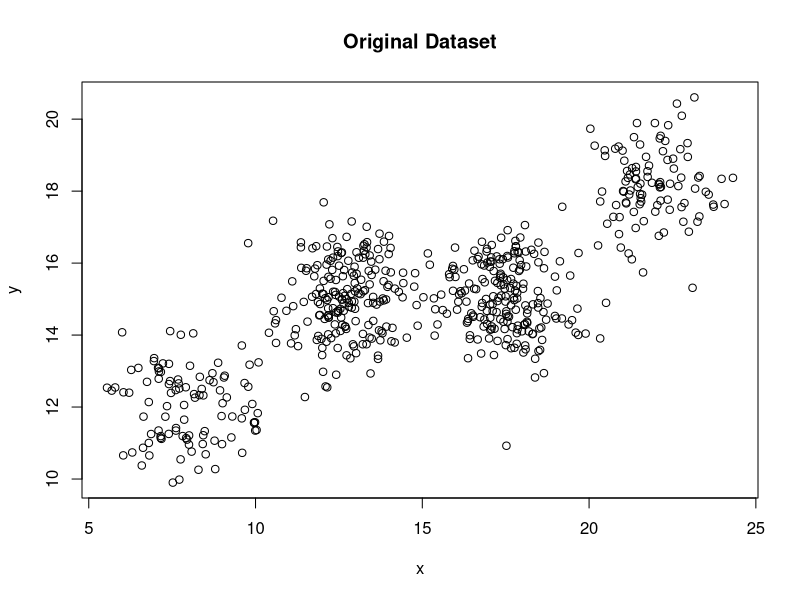
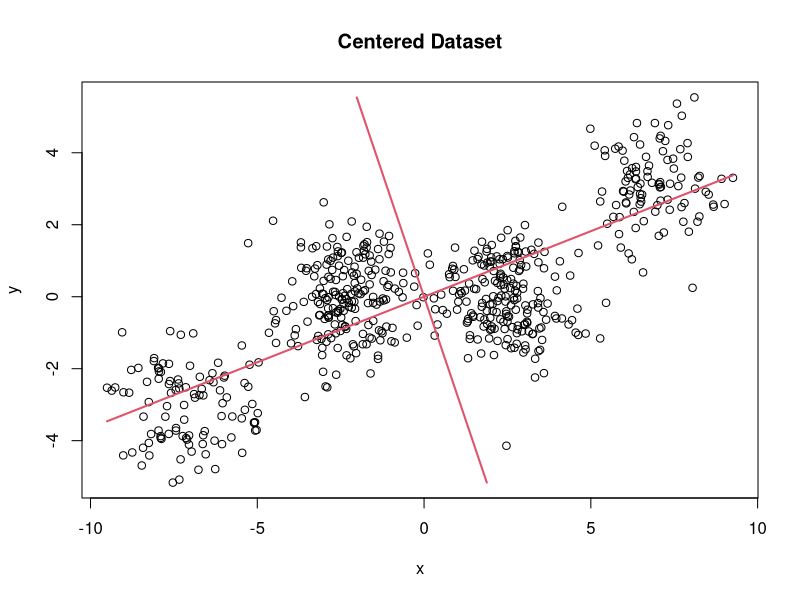
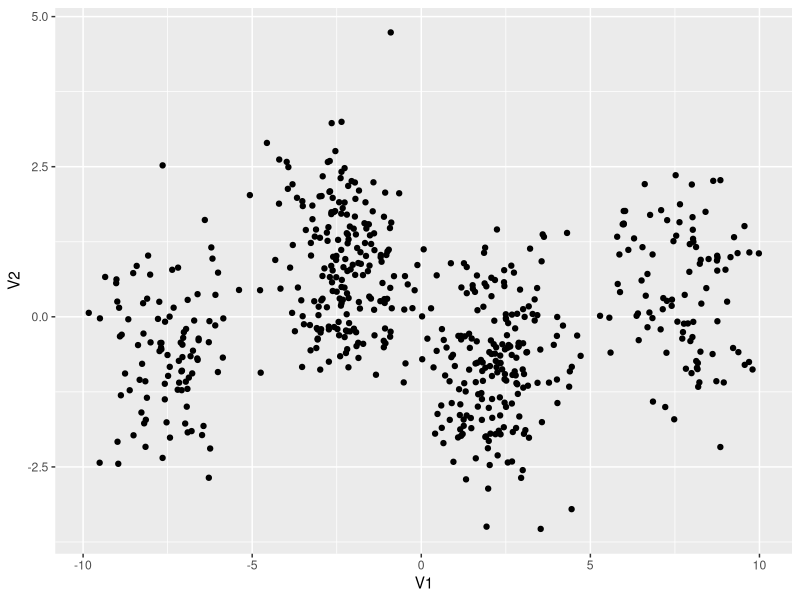
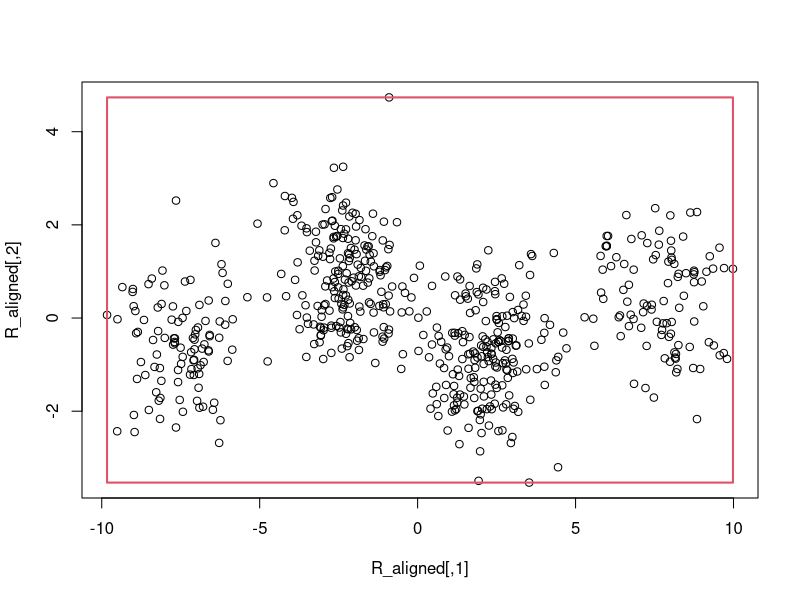
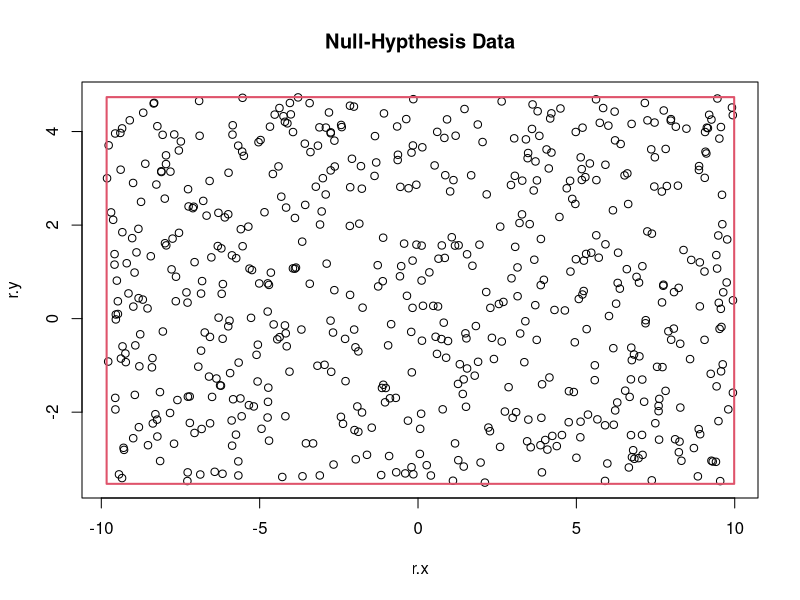
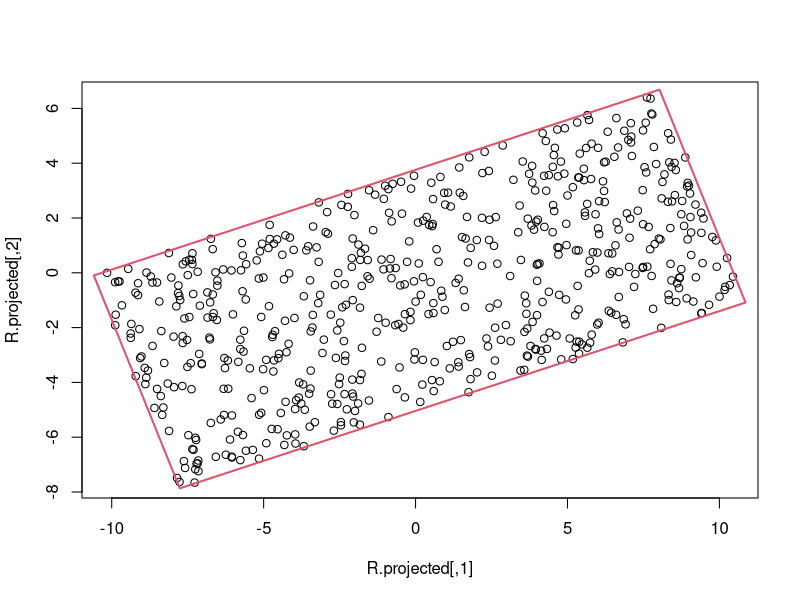
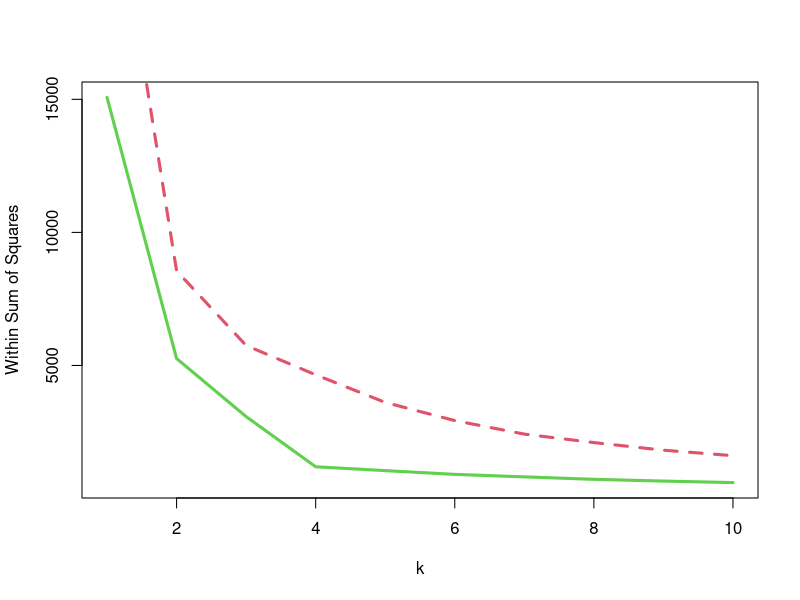
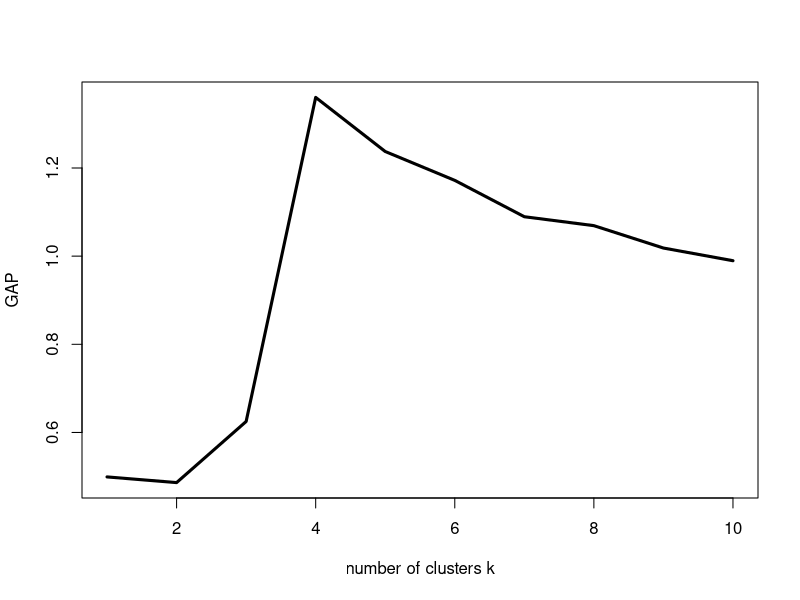

Recreate these plots in R, in order.
library(ggplot2)
library(cluster)
library(fpc)
library(mvtnorm)
# if import not avalailable use 
# install.packages("fpc") # requires an R version > 3.2 - check it by writing version in the console below - need to upgrade 
# install.packages("mvtnorm")

set.seed(2)             #sets the seed for random number generation.
# Exercise Sheet 4 - GAP statistic & GMM

# GAP statistic

# 1. In this exercises, we want to figure out, how to determine the number of clusters. For that,
# a very simple dataset consisting of 600 two-dimensional points provided in a tab-separated file
# should be used. In order to determine the number of clusters in this dataset we want to employ
# the GAP statistic. The GAP statistic basically looks at the total sum-of-squares of clusterings
# for varying ks. These values are compared to the expected sum-of-squares when clustering an 
# appropriate null reference distribution. Normally, such an null reference dataset is created by
# uniformly distributing the same number of data points in a bounding box aligned at the principal
# components of the original data. We will perform this analysis step by step. Perform the following
# steps:
# (a) Download the dataset from the course website.
# (b) Perform a PCA on the dataset and create a dataset R aligned along the two principal components.

# load the dataset
gap_dataset <- read.table("./gap_dataset.dat", sep='\t', header = TRUE)
X <- data.matrix(gap_dataset[2:ncol(gap_dataset)])
row.names(X) = gap_dataset$Object

plot(X, xlab="x", ylab="y")
title("Original Dataset")

# Center the dataset - as before you can use the function scale()
X.center <- (scale((X), center=TRUE, scale=FALSE))
plot(X.center, xlab="x", ylab="y")
title("Centered Dataset")

# extract the eigenvalues and eigenvectors - as before you can use eigen()
# first two eigenvectors - as in exercise 2
Q <- 1/(nrow(X.center)-1)*((t(X.center) %*% X.center))
eigenValues <- eigen(Q)$values
eigenVectors <- eigen(Q)$vectors

# We will need the first two eigenvectors for our 
e1 <- eigenVectors[,1]
e2 <- eigenVectors[,2]

# now we can draw the two eigenvectors spanning our space with the function lines
lines(X.center[,1], e1[2]/e1[1]*X.center[,1], col=2, lwd=2)
lines(e2[1]/e2[2] * X.center[,2], X.center[,2], col=2, lwd=2)

# Project our dataset by multiplying with the first two eigenvectors
E2 = cbind(eigenVectors[,1],eigenVectors[,2])
R_aligned = t(t(E2) %*% t(X.center))

# plot the transformed data
plot_data = as.data.frame(R_aligned)
plot_data$rowname = row.names(plot_data)
qplot(data=plot_data, x=V1, y=V2)

# (c) For the test statistic, create the null reference datasets N_i by sampling 
# the same number of points as the original dataset uniform at random. 
# # Limit the sample range of each dimensions to:
# # min_ râˆˆR (r.x) â‰¤ x â‰¤ max_ râˆˆR  and  min_ râˆˆR (r.y) â‰¤ y â‰¤ max_ râˆˆR r.y .

# Projected data bounding box - get 4 points by using min and max values from R_aligned[,1] for X - 
# from R_aligned[,2] for Y
bb <- cbind(c(min(R_aligned[,1]), min(R_aligned[,1]), max(R_aligned[,1]), max(R_aligned[,1]), min(R_aligned[,1])), c(max(R_aligned[,2]), min(R_aligned[,2]), min(R_aligned[,2]), max(R_aligned[,2]), max(R_aligned[,2])))
plot(R_aligned)
lines(bb[,1], bb[,2] , col=2, lwd=2)

# Now randomly sample 600 data poitns in this box using runif
# for the minimal x value we want to sample values between min(R_aligned[,1]) and max(R_aligned[,1])
#See ?runif for parameter order
r.x <- runif(n=nrow(X), min = min(R_aligned[,1]), max = max(R_aligned[,1]))
r.y <- runif(n=nrow(X), min = min(R_aligned[,2]), max = max(R_aligned[,2]))
R <- cbind(r.x, r.y)

plot(R)
title("Null-Hypthesis Data")
lines(bb[,1], bb[,2] , col=2, lwd=2)

# Use the inverse transformation from the pca to project the datapoints and the bounding box
# this will lead to the exact same orientation as in the original dataset
R.projected <- t(E2 %*% t(R))
bb.projected <- t(E2 %*% t(bb))
# Plot the projected matrix and the bounding box
plot(R.projected)
lines(bb.projected[,1], bb.projected[,2] , col=2, lwd=2)


# (d) Calculate the total sum-of-squares W_k for varying 1 â‰¤ k â‰¤ 10 
# by applying k-means to the original dataset. 
# Furthermore, calculate the expected total sum-of-squares E[W_k] 
# by performing the same procedure using the null reference datasets N_i with 1 < i < 100

# Lets start clustering
# To get the sum of squares error, we apply kmeans for different ks to the original (centered) data using sapply and kmeans
km = kmeans(X.center, 2, nstart = 100)
# kmeans objects have a fitted method which give us access to different evaluation parameters, eg cluster or size, 
# but also the total within-cluster sum of squares error using tot.withinss
km$cluster
km$size
km$totss
km$tot.withinss
# ?kmeans

# now we apply kmeans for the range of ks and save the tot.withinss
orig.x <- 1:10
orig.y <- sapply(orig.x, function(k) kmeans(X.center, k, nstart=100)$tot.withinss)
plot(orig.x, orig.y, type = "l", col=3, lwd=3, xlab="k", ylab="Within Sum of Squares")

orig.y
null.x <- 1:10
null.y <- sapply(null.x, function(k) kmeans(R.projected, k, nstart=100)$tot.withinss)
lines(orig.x, null.y, type = "l", col=2, lwd=3, lty=2)

# (e) Calculate and plot the gap statistic g(k) = log E[W_k] âˆ’ log(W_k) . The optimal k is the k maximizing the gap statistic
gap.y <- log(null.y)- log(orig.y)
plot(orig.x, gap.y, type = "l", lwd=3, xlab="number of clusters k", ylab="GAP")

# we want to select the k, which maximizes the GAP statistic
best_k = which.max(gap.y)

# use best k to cluster dataset and color by cluster_id
cl = kmeans(X.center, best_k, nstart=100)
plot(X.center, xlab="x", ylab="y", col=cl$cluster)
title("Clustered Dataset")

# (f ) Extra:
# Use the bone marrow dataset from the last exercise sheet.
# Perform a principal coordinate analysis 
#and perform the GAP statistic on that dataset ... 
# does the GAP statistic report 3 as the ideal number of clusters?

bone <- read.table("./bone_marrow.dat", sep='\t')
X <- data.matrix(bone)
row.names(X) = bone$V1
X.center = scale(X, center = TRUE, scale = FALSE)
B <- t(X.center) %*% X.center
eigenValues <- eigen(B)$values
eigenVectors <- eigen(B)$vectors

E2 = cbind(eigenVectors[,1],eigenVectors[,2])

TD = t(E2) %*% t(X)

plot.data = t(TD)
plot.data = as.data.frame(plot.data)
plot.data$oname = row.names(plot.data)
qplot(data=plot.data, x=V1, y=V2)

ccode = c()
for(i in 1:(nrow(plot.data))){
  tmp <- plot.data[i,]$oname
  if(grepl("B.cell", tmp)){
    ccode = c(ccode, "B-Cell")
  }
  if(grepl("T.cell", tmp)){
    ccode = c(ccode, "T-Cell")
  }
  if(grepl("AML", tmp)){
    ccode = c(ccode, "AML")
  }
}
plot.data$color = ccode
qplot(data=plot.data, x=V1, y=V2, label = oname) + geom_point(aes(colour = color))
# With this matrix, you could repeat the GAP statistic analysis)
X = t(TD)


# Center the dataset
X.center <- (scale((X), center=TRUE, scale=FALSE))
plot(X.center, xlab="x", ylab="y")
title("Centered Dataset")

# extract the eigenvectors - as in exercise 2
Q <- 1/(nrow(X.center)-1)*((t(X.center) %*% X.center))
eigenValues <- eigen(Q)$values
eigenVectors <- eigen(Q)$vectors

e1 <- eigenVectors[,1]
e2 <- eigenVectors[,2]

# now we can draw the two eigenvectors spanning our space
lines(X.center[,1], e1[2]/e1[1]*X.center[,1], col=2, lwd=2)
lines(e2[1]/e2[2] * X.center[,2], X.center[,2], col=2, lwd=2)


# Projection our dataset by multiplying with the first two eigenvectors -> Projection
E2 = cbind(eigenVectors[,1],eigenVectors[,2])
# Calculate Projection
R_aligned = t(t(E2) %*% t(X.center))

# plot the transformed data
plot_data = as.data.frame(R_aligned)
plot_data$rowname = row.names(plot_data)
qplot(data=plot_data, x=V1, y=V2)

# create the null reference datasets 
# Projected data bounding box
bb <- cbind(c(min(R_aligned[,1]), max(R_aligned[,1]), max(R_aligned[,1]), min(R_aligned[,1]), min(R_aligned[,1])), c(max(R_aligned[,2]), max(R_aligned[,2]), min(R_aligned[,2]), min(R_aligned[,2]), max(R_aligned[,2])))
plot(R_aligned)
lines(bb[,1], bb[,2] , col=2, lwd=2)

# Now randomly sample data points in this box using runif
r.x <- runif(n=nrow(X), min = min(R_aligned[,1]), max = max(R_aligned[,1]))
r.y <- runif(n=nrow(X), min = min(R_aligned[,2]), max = max(R_aligned[,2]))
R <- cbind(r.x, r.y)

plot(R)
title("Null-Hypthesis Data")
lines(bb[,1], bb[,2] , col=2, lwd=2)

# Use the inverse transformation from the pca to project the datapoints and the bounding box
R.projected <- t(E2 %*% t(R))
bb.projected <- t(E2 %*% t(bb))
# Plot the projected matrix and the bounding box
plot(R.projected)
lines(bb.projected[,1], bb.projected[,2] , col=2, lwd=2)

# now we apply kmeans with a bigger range for k
orig.x <- 1:20
orig.y <- sapply(orig.x, function(k) kmeans(X.center, k, nstart=100)$tot.withinss)
plot(orig.x, orig.y, type = "l", col=3, lwd=3, xlab="k", ylab="Within Sum of Squares")

orig.y
null.x <- orig.x
null.y <- sapply(null.x, function(k) kmeans(R.projected, k, nstart=100)$tot.withinss)
lines(orig.x, null.y, type = "l", col=2, lwd=3, lty=2)

# Calculate and plot the gap statistic g(k) = log E[W_k] âˆ’ log(W_k) . The optimal k is the k maximizing the gap statistic
gap.y <- log(null.y)- log(orig.y)
plot(orig.x, gap.y, type = "l", lwd=3, xlab="number of clusters k", ylab="GAP")

# we want to select the k, which maximizes the GAP statistic
best_k = which.max(gap.y)
best_k
# 16 - so not 3. Sadly this shows, that the GAP statistic is also not infallible


#######################################################
# EXERCISE 2 - EXPECTATION MAXIMIZATION
#######################################################


# Develop an expectation maximization algorithm fitting Gaussians over a given dataset. For the
# sake of simplicity, we will only use 1-D Gaussians.
# 
# (a) Generate an artificial dataset by sampling random values from different Gaussian distributions.

# Create a new dataset by sampling from two normal distributions with rnorm and combining them to matrix X
x.g1 <- rnorm(250, 1, .8)
x.g2 <- rnorm(150, 3, .8)
X <- sort(c(x.g1,x.g2))
hist(X)

# set parameters mu, sigma describing the gaussian and the mixing coefficient pi for two gaussian models
#  Î¼ is the mean of the distribution and Ïƒ the standard deviation.
mu.1 = 8
mu.2 = 12
sig.1 = 0.8
sig.2 = 0.8
pi.1 = .5
pi.2 = .5


## EXPECTATION STEP ##
# Compute the expected classes for all data points of the two Gaussian distributions
y.1 = pi.1 * dnorm(X, mu.1, sd = sqrt(sig.1), log=F)
y.2 = pi.2 * dnorm(X, mu.2, sd = sqrt(sig.2), log=F)

# Scale y.1 and y.2 so all elements with same index numbers sum to 1
y.1.scaled = y.1 * (1/(y.1+y.2))
y.2.scaled = y.2 * (1/(y.1+y.2))

# Plot the membership for each point
plot(y.1.scaled)
plot(y.2.scaled)



## MAXIMIZATION STEP ##
# Update mu
mu.1 = sum(y.1.scaled * X)/sum(y.1.scaled)
mu.2 = sum(y.2.scaled * X)/sum(y.2.scaled)

# Update sig
sig.1 = sum(y.1.scaled * (X-mu.1)*(X-mu.1))/sum(y.1.scaled)
sig.2 = sum(y.2.scaled * (X-mu.2)*(X-mu.2))/sum(y.2.scaled)

# Update pi
pi.1 = sum(y.1.scaled)/length(X)
pi.2 = sum(y.2.scaled)/length(X)


# Lets build three clusters for our evaluation and concatenate them with with rbind into a single matrix X
# use rmvnorm with different parameters
# see ?rmvnorm
x = 0
sigma <- matrix(c(2,0,0,1), ncol=2)
x <- rmvnorm(n=100, mean=c(5,6), sigma=sigma)
sigma <- matrix(c(1,0,0,1), ncol=2)
x <- rbind(x,rmvnorm(n=200, mean=c(-3,4), sigma=sigma))
sigma <- matrix(c(4,2,2,3), ncol=2)
x <- rbind(x,rmvnorm(n=100, mean=c(0,-8), sigma=sigma))
plot(x)

# Initialization
# lets assume we have k = 4 clusters 
k = 4
# then our initial estimation of pi would be (1/4, 1/4, 1/4, 1/4) 
pi = rep(1/k,k)
# and our initial mu
mu = matrix(c(runif(2*k, min=-5,max=5)), nrow = k)
sigma = array(0, c(k, 2, 2));
for(i in 1:k){
  sigma[i,,] = c(1,0,0,1)
}

# Compute expected lables for objects
p = {}
for(i in 1:nrow(x)){
  temp = apply(cbind(1:k), 1, function(j) {pi[j] * dmvnorm(x[i,], mean = mu[j,], sigma = sigma[j,,])})
  temp = temp/sum(temp)
  p = cbind(p,temp)
}

#update the means
for(i in 1:k){
  mu[i,] = c(0,0)
  for(j in 1:nrow(x)){
    mu[i,] = mu[i,] + p[i,j] * x[j,]
  }
  mu[i,] = mu[i,]/sum(p[i,])
}

# Update the covariance
for(i in 1:k){
  sigma[i,,] = c(0,0,0,0)
  for(j in 1:nrow(x)){
    sigma[i,,] = sigma[i,,] + p[i,j] * ((x[j,] - mu[i,]) %*% t(x[j,] - mu[i,]))
  }
  sigma[i,,] = sigma[i,,]/sum(p[i,])
}


# Update mixing coefficient
for(i in 1:k){
  pi[i] = 0
  for(j in 1:nrow(x)){
    pi[i] = pi[i] + p[i,j]/nrow(x)
  }
}


plotdata = as.data.frame(x)
plotdata$num = apply(cbind(1:nrow(x)), 1, function(i){which.max(p[,i])})
pl <- ggplot(plotdata, aes(x= V1, y=V2))
pl + geom_point(aes(colour = plotdata$num))
